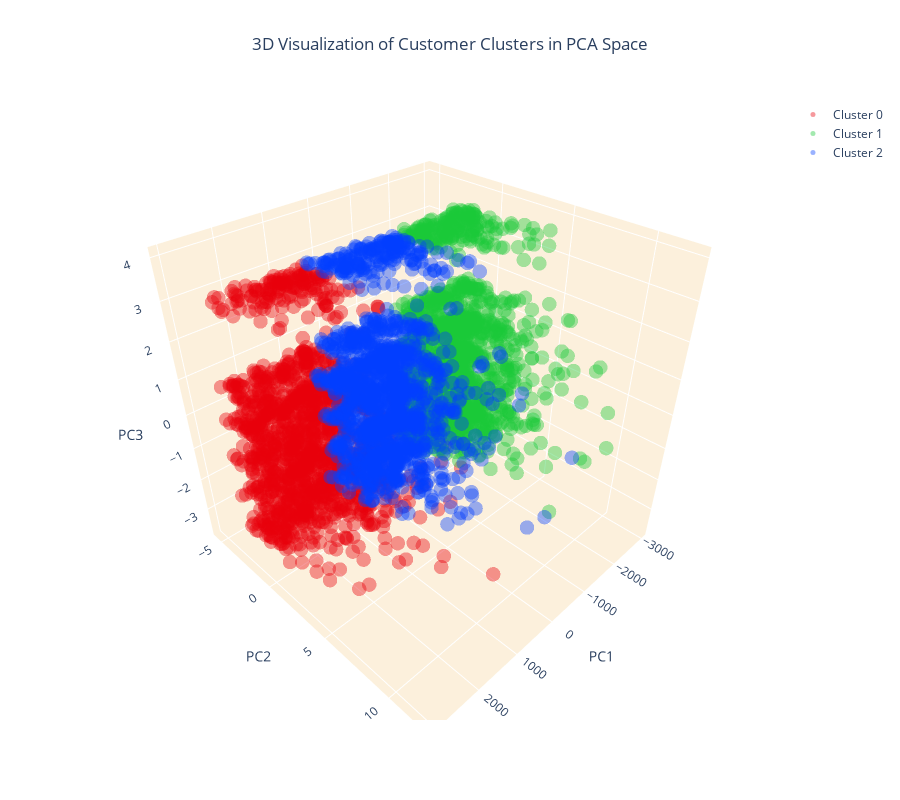

Source (notebook cell):
### Markdown cell above
## Cluster Analysis

### Code cell
# Setting up the color scheme for the clusters (RGB order)
colors = ['#e8000b', '#1ac938', '#023eff']
# Create separate data frames for each cluster
cluster_0 = customer_data_pca[customer_data_pca['cluster'] == 0]
cluster_1 = customer_data_pca[customer_data_pca['cluster'] == 1]
cluster_2 = customer_data_pca[customer_data_pca['cluster'] == 2]

# Create a 3D scatter plot
fig = go.Figure()

# Add data points for each cluster separately and specify the color
fig.add_trace(go.Scatter3d(x=cluster_0['PC1'], y=cluster_0['PC2'], z=cluster_0['PC3'], 
                           mode='markers', marker=dict(color=colors[0], size=5, opacity=0.4), name='Cluster 0'))
fig.add_trace(go.Scatter3d(x=cluster_1['PC1'], y=cluster_1['PC2'], z=cluster_1['PC3'], 
                           mode='markers', marker=dict(color=colors[1], size=5, opacity=0.4), name='Cluster 1'))
fig.add_trace(go.Scatter3d(x=cluster_2['PC1'], y=cluster_2['PC2'], z=cluster_2['PC3'], 
                           mode='markers', marker=dict(color=colors[2], size=5, opacity=0.4), name='Cluster 2'))

# Set the title and layout details
fig.update_layout(
    title=dict(text='3D Visualization of Customer Clusters in PCA Space', x=0.5),
    scene=dict(
        xaxis=dict(backgroundcolor="#fcf0dc", gridcolor='white', title='PC1'),
        yaxis=dict(backgroundcolor="#fcf0dc", gridcolor='white', title='PC2'),
        zaxis=dict(backgroundcolor="#fcf0dc", gridcolor='white', title='PC3'),
    ),
    width=900,
    height=800
)

# Show the plot
fig.show()

### Figure 1 — Plotly figure (JSON) as saved in the notebook; plotly's stock layout.template omitted (floating-point values rounded to 4 significant figures; data arrays with more than 128 entries replaced by an {"elided": "..."} marker saying what was removed)
{"data": [{"marker": {"color": "#e8000b", "opacity": 0.4, "size": 5}, "mode": "markers", "name": "Cluster 0", "type": "scatter3d", "x": {"elided": "1339 float values"}, "y": {"elided": "1339 float values"}, "z": {"elided": "1339 float values"}}, {"marker": {"color": "#1ac938", "opacity": 0.4, "size": 5}, "mode": "markers", "name": "Cluster 1", "type": "scatter3d", "x": {"elided": "1365 float values"}, "y": {"elided": "1365 float values"}, "z": {"elided": "1365 float values"}}, {"marker": {"color": "#023eff", "opacity": 0.4, "size": 5}, "mode": "markers", "name": "Cluster 2", "type": "scatter3d", "x": {"elided": "1363 float values"}, "y": {"elided": "1363 float values"}, "z": {"elided": "1363 float values"}}], "layout": {"height": 800, "scene": {"xaxis": {"backgroundcolor": "#fcf0dc", "gridcolor": "white", "title": {"text": "PC1"}}, "yaxis": {"backgroundcolor": "#fcf0dc", "gridcolor": "white", "title": {"text": "PC2"}}, "zaxis": {"backgroundcolor": "#fcf0dc", "gridcolor": "white", "title": {"text": "PC3"}}}, "title": {"text": "3D Visualization of Customer Clusters in PCA Space", "x": 0.5}, "width": 900}}
